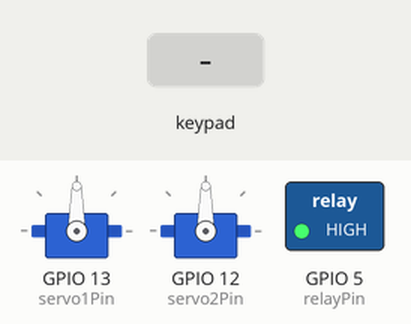
Bench run of a sketch on a simulated ESP32. On the bench: 2 × servo, switched loads named in the sketch (green lamp = pin HIGH). The test bench sets the inputs (shaded band).

Above: at 1.2 s.
1.3 s: key 'U' pressed
At 1.5 s:
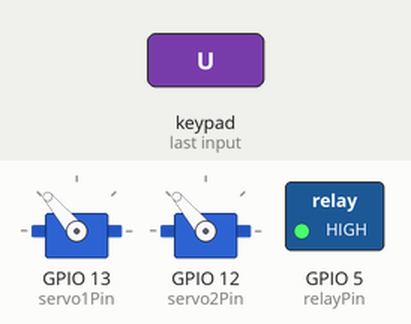
3.2 s: key 'D' pressed
At 3.4 s:
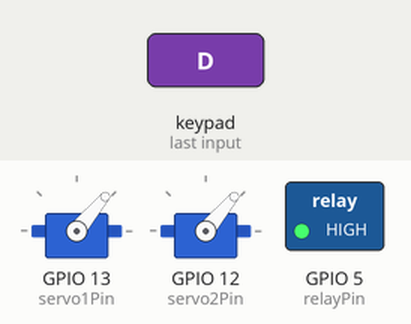
5.1 s: key 'L' pressed
At 5.3 s:
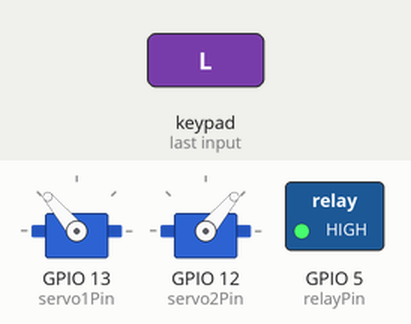
7.0 s: key 'R' pressed
At 7.2 s:
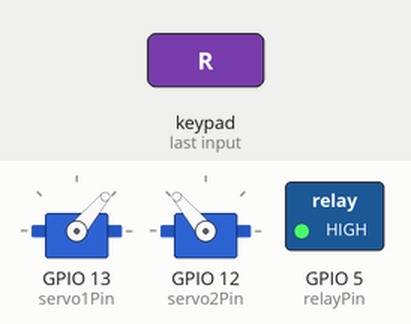
8.9 s: key 'T' pressed
At 9.1 s:
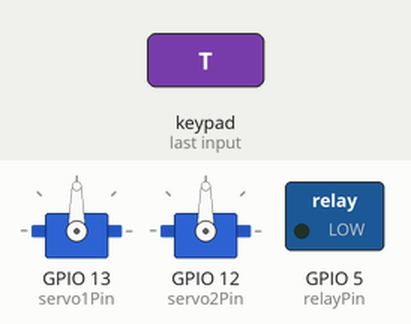
Timing chart, 0 to 11.8 s (numbered marks = the images above; inputs shaded):
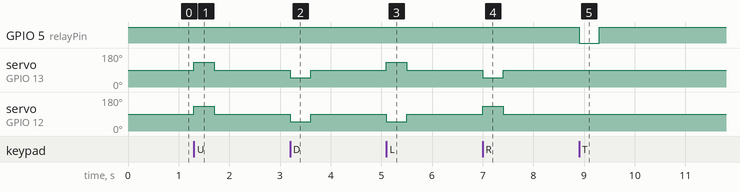

Measured:
- after the input at 1.3 s, servo on GPIO 13 (servo1Pin), servo on GPIO 12 (servo2Pin): 90° → 130° at once, → 90° 0.40 s later
- after the input at 3.2 s, servo on GPIO 13 (servo1Pin), servo on GPIO 12 (servo2Pin): 90° → 50° at once, → 90° 0.40 s later
- after the input at 5.1 s, servo on GPIO 13 (servo1Pin): 90° → 130° at once, → 90° 0.40 s later; servo on GPIO 12 (servo2Pin): 90° → 50° at once, → 90° 0.40 s later
- after the input at 7.0 s, servo on GPIO 13 (servo1Pin): 90° → 50° at once, → 90° 0.40 s later; servo on GPIO 12 (servo2Pin): 90° → 130° at once, → 90° 0.40 s later
- after the input at 8.9 s, GPIO 5 (relayPin): HIGH → LOW at once, → HIGH 0.40 s later

The sketch:

fighting_robot.ino
```cpp
// (licence header left out)
#include <DabbleESP32.h>
#include <ESP32Servo.h>

Servo servo1, servo2;

const int servo1Pin = 13;  // Servo 1 Pin
const int servo2Pin = 12;  // Servo 2 Pin
const int relayPin = 5;    // Relay Pin

// Most relay modules switch ON when their input is LOW (active-low).
// Set this to false if your relay module switches ON with a HIGH input.
const bool RELAY_ACTIVE_LOW = true;

int idealAngle1 = 90;      // Ideal position for Servo 1
int idealAngle2 = 90;      // Ideal position for Servo 2
int activeAngle = 40;      // Angle to move when a button is pressed

void relayOn() {
    digitalWrite(relayPin, RELAY_ACTIVE_LOW ? LOW : HIGH);
}

void relayOff() {
    digitalWrite(relayPin, RELAY_ACTIVE_LOW ? HIGH : LOW);
}

void setup() {
    // Make the relay pin an output and switch the relay OFF first,
    // so the weapon cannot switch on during start-up.
    pinMode(relayPin, OUTPUT);
    relayOff();

    Serial.begin(115200);
    Dabble.begin("MyESP32");  // Start Bluetooth with custom name

    servo1.attach(servo1Pin);
    servo2.attach(servo2Pin);

    servo1.write(idealAngle1);  // Set servos to ideal position
    servo2.write(idealAngle2);
}

void loop() {
    Dabble.processInput();  // Process input from Dabble app

    // Move servos based on button presses
    if (GamePad.isUpPressed()) {
        servo1.write(idealAngle1 + activeAngle);
        servo2.write(idealAngle2 + activeAngle);
    } else if (GamePad.isDownPressed()) {
        servo1.write(idealAngle1 - activeAngle);
        servo2.write(idealAngle2 - activeAngle);
    } else if (GamePad.isLeftPressed()) {
        servo1.write(idealAngle1 + activeAngle);
        servo2.write(idealAngle2 - activeAngle);
    } else if (GamePad.isRightPressed()) {
        servo1.write(idealAngle1 - activeAngle);
        servo2.write(idealAngle2 + activeAngle);
    } else {
        // No button pressed, return to ideal position
        servo1.write(idealAngle1);
        servo2.write(idealAngle2);
    }

    // Triangle button controls the relay: ON while held, OFF otherwise
    if (GamePad.isTrianglePressed()) {
        relayOn();
    } else {
        relayOff();
    }
}
```
